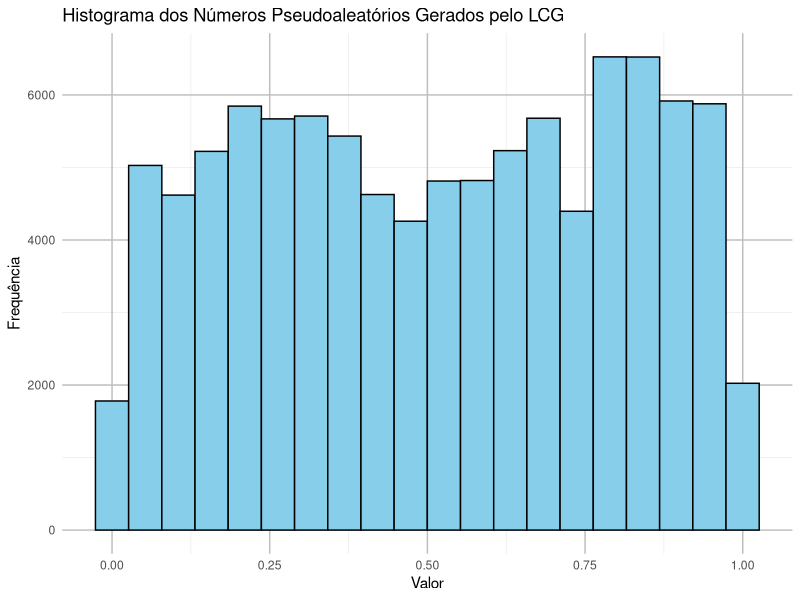
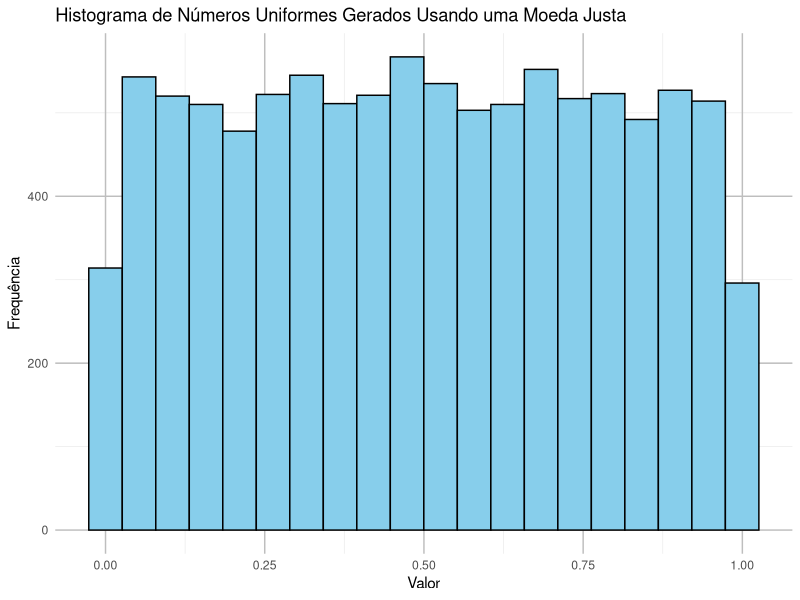

Source code (R) for these figures, in order:
## ---- chunk 1
# Exemplo de uso da função módulo em R

# Definindo os valores
a <- 17
b <- 3

# Calculando o módulo de a por b
resto <- a %% b

# Exibindo o resultado
cat("O resultado de", a, "%%", b, "é:", resto, "\n")
## ---- chunk 2
# Importando o pacote necessário
library(gmp)

# Parâmetros do exemplo
m <- 2^32
a <- 1664525
c <- 1013904223

# Verificando as condições
# 1. O incremento c deve ser coprimo com m
coprimo_c_m <- gcd(c, m) == 1

# 2. a - 1 deve ser divisível por todos os fatores primos de m
a_menos_1 <- a - 1

print(a_menos_1)

# Verificando se a - 1 é divisível por 2 (único fator primo de m = 2^32)
divisivel_por_2 <- (a_menos_1 %% 2 == 0)

# 3. Se m for divisível por 4, a - 1 também deve ser divisível por 4
divisivel_por_4 <- (a_menos_1 %% 4 == 0)

list(coprimo_c_m, divisivel_por_2, divisivel_por_4)
## ---- chunk 3
# Carregando o pacote ggplot2
library(ggplot2)

# Classe para o Gerador Congruente Linear
LinearCongruentialGenerator <- setRefClass(
  "LinearCongruentialGenerator",
  fields = list(a = "numeric", c = "numeric", m = "numeric", semente = "numeric"),
  methods = list(
    initialize = function(semente, a = 1103515245, c = 12345, m = 2^32) {
      .self$a <- a
      .self$c <- c
      .self$m <- m
      .self$semente <- semente
    },
    gerar = function() {
      # Atualizando a semente
      .self$semente <- (.self$a * .self$semente + .self$c) %% .self$m
      return(.self$semente / .self$m)  # Normalizando para [0, 1)
    }
  )
)

# Inicializando o gerador com uma semente
lcg <- LinearCongruentialGenerator$new(semente = 5)

# Gerando 1000 números pseudoaleatórios
numeros_gerados <- sapply(1:100000, function(x) lcg$gerar())

# Convertendo para um data.frame
dados <- data.frame(numeros_gerados = numeros_gerados)

# Plotando o histograma dos números gerados
ggplot(dados, aes(x = numeros_gerados)) +
  geom_histogram(bins = 20, fill = 'skyblue', color = 'black') +
  ggtitle('Histograma dos Números Pseudoaleatórios Gerados pelo LCG') +
  xlab('Valor') +
  ylab('Frequência') +
  theme_minimal() +
  theme(panel.grid.major = element_line(color = "grey"))
## ---- chunk 4
# Carregando pacotes necessários
library(ggplot2)

# Função para simular o lançamento de uma moeda justa
lancar_moeda <- function() {
  # Lançar moeda justa: 0 para coroa (K) e 1 para cara (C)
  sample(c(0, 1), 1)
}

# Função para gerar um número uniformemente distribuído usando uma moeda
gerar_numero_uniforme <- function(n_bits = 32) {
  numero <- 0
  for (i in 1:n_bits) {
    bit <- lancar_moeda()
    # Atualizando o número, multiplicando pela base 2
    numero <- numero + bit * (2^-(i))
  }
  return(numero)
}

# Gerando 10000 números uniformemente distribuídos
numeros_uniformes <- sapply(1:10000, function(x) gerar_numero_uniforme())
 
# Convertendo para um data.frame
dados <- data.frame(numeros_uniformes = numeros_uniformes)

# Plotando o histograma dos números gerados
ggplot(dados, aes(x = numeros_uniformes)) +
  geom_histogram(bins = 20, fill = 'skyblue', color = 'black') +
  ggtitle('Histograma de Números Uniformes Gerados Usando uma Moeda Justa') +
  xlab('Valor') +
  ylab('Frequência') +
  theme_minimal() +
  theme(panel.grid.major = element_line(color = "grey"))
